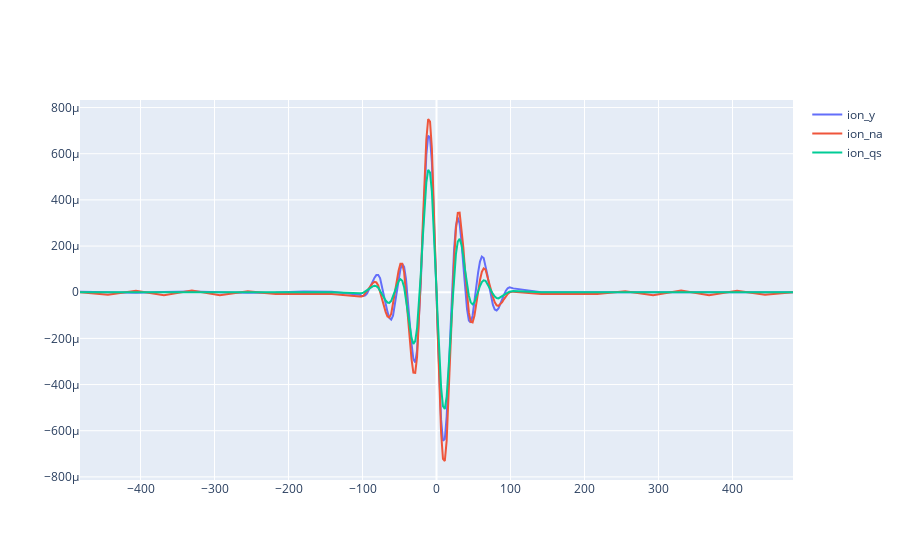

The code cell stored with this chart in its notebook:
### Code cell
#output_file = "/home/user/TIPTOE/plot_ion_tau_calc_output_data/ion_prob_new.csv"
#write_csv_prob(output_file, delay, ion_y, ion_qs, ion_na)



fig = go.Figure()
fig.add_trace(go.Scatter(x=delay, y=ion_y-ion_y[0], mode='lines', name='ion_y'))
fig.add_trace(go.Scatter(x=delay, y=ion_na-ion_na[0], mode='lines', name='ion_na'))
fig.add_trace(go.Scatter(x=delay, y=ion_qs-ion_qs[0], mode='lines', name='ion_qs'))
fig.show()
